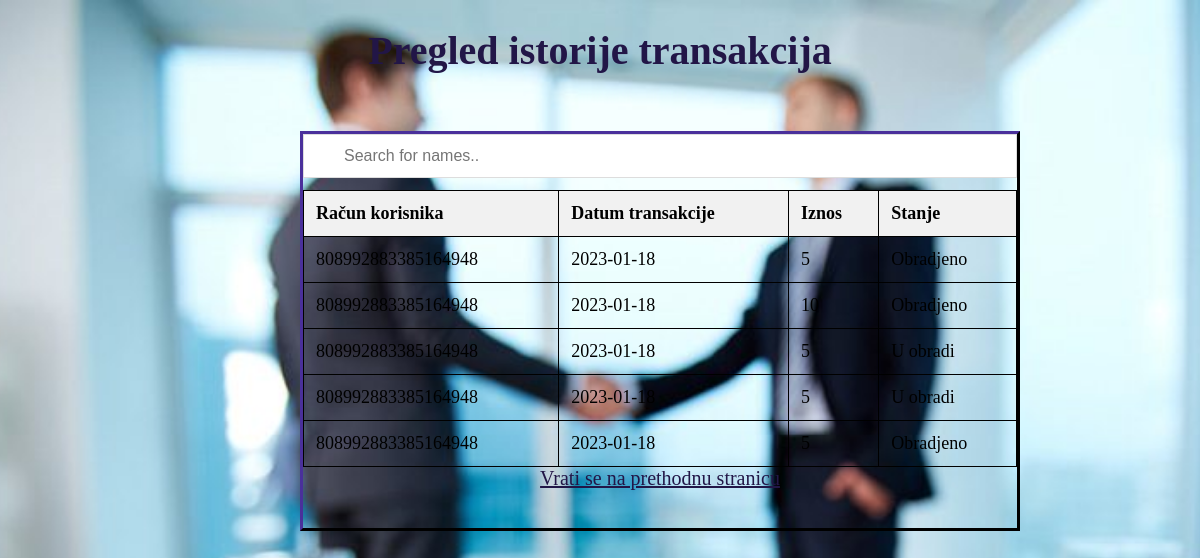
Before: /history with the older database file.
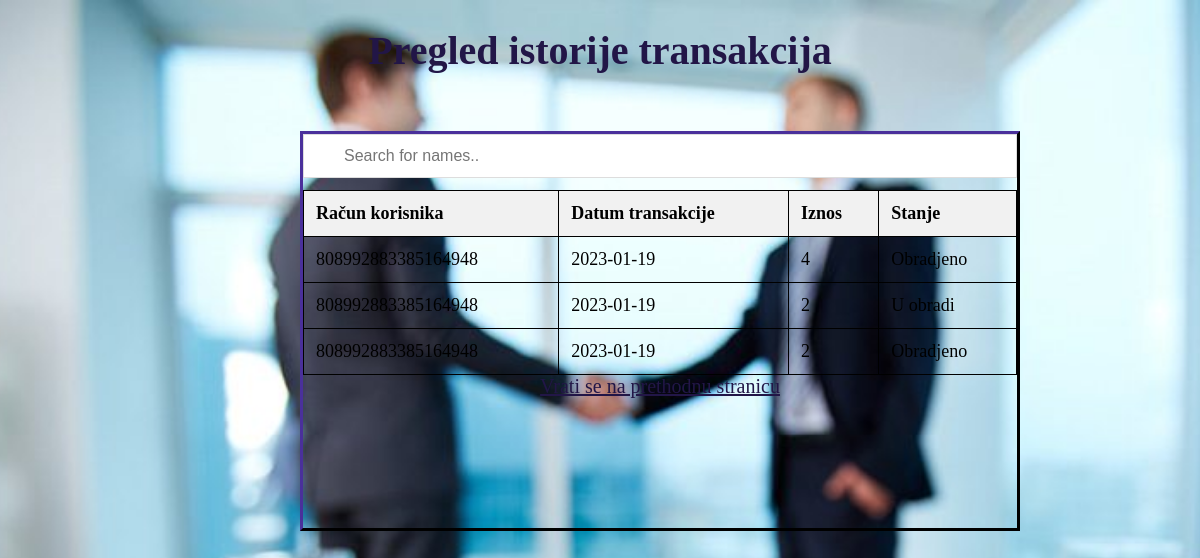
After: the same page with the newer database file.
### database_models.py (models this page shows)
class Transaction(db.Model, Transaction.Transaction):
    id = db.Column(db.Integer, primary_key=True)
    transaction_number = db.Column(db.Integer, primary_key=True)
    sender = db.Column(db.String(20), nullable=False)
    receiver = db.Column(db.String(20), nullable=False)
    date = db.Column(db.Date, nullable=False)
    state = db.Column(db.String(20), nullable=False)  # TODO napravi sa enumom
    amount = db.Column(db.Integer, nullable=False)

### transaction.py (the view)
@transactions.route('/history', methods=['GET', 'POST'])
def history():
    transaction_list = Transaction.query.all()
    return render_template("history.html", data=transaction_list)

### templates/history.html (shortened to what this page needs)
<!DOCTYPE html>
<html lang="en">
<head>
</head>
<body onload="Sort()" >
  <h1>Pregled istorije transakcija</h1>
  <div class="myDiv">
    <input type="text" id="myInput" onkeyup="myFunction()" placeholder="Search for names.." title="Type in a name">
    <table class="fdt-datatable" id="myTable" name="resulttable">
        <thead>
          <tr class="header">
            <th class="sortable">Račun korisnika</th>
            <th class="sortable" >Datum transakcije</th>
            <th class="sortable">Iznos</th>
            <th class="sortable">Stanje</th>
         </tr>
        </thead>
        <tbody id="resulttable_body">
        {% for item in data %}
          <tr>
              <td>{{item.receiver}}</td>
              <td>{{item.date}}</td>
              <td>{{item.amount}}</td>
              <td>{{item.state}}</td>
          </tr>
        {% endfor %}
         </tbody>
    </table>
      <a href="{{url_for('transactions.back')}}">Vrati se na prethodnu stranicu </a>
  </div>
</body>
</html>

### templates/history.html (style rules this page uses)
* { box-sizing: border-box; }
#myInput { background-image: url('/css/searchicon.png'); background-position: 10px 10px; background-repeat: no-repeat; width: 100%; font-size: 16px; padding: 12px 20px 12px 40px; border: 1px solid #ddd; margin-bottom: 12px; }
#myTable { border-collapse: collapse; width: 100%; border: 1px solid #ddd; font-size: 18px; }
#myTable th, #myTable td { text-align: left; padding: 12px; }
#myTable tr { border-bottom: 1px solid #ddd; }
#myTable tr.header, #myTable tr:hover { background-color: #f1f1f1; }
body, html { height: 100%; margin: 0; background: center/cover url("../static/bank.jpg") fixed no-repeat; }
a:link, a:visited { color: #221647; text-decoration: underline; cursor: pointer; font-size:20px; font-family: serif; }
h1 { text-align: center; font-size: 40px; color: #221647; font-family: serif; }
.myDiv { height: 400px; width: 60%; border: 3px outset #221647 ; text-align: center; position: relative; top: 30px; left: 300px; }
table, th, td { border:1px solid black; }

Changed rows visible on the page:
removed Transaction: receiver "808992883385164948", date "2023-01-18", amount "5", state "Obradjeno"
removed Transaction: receiver "808992883385164948", date "2023-01-18", amount "10", state "Obradjeno"
removed Transaction: receiver "808992883385164948", date "2023-01-18", amount "5", state "U obradi"
removed Transaction: receiver "808992883385164948", date "2023-01-18", amount "5", state "U obradi"
removed Transaction: receiver "808992883385164948", date "2023-01-18", amount "5", state "Obradjeno"
added Transaction: receiver "808992883385164948", date "2023-01-19", amount "4", state "Obradjeno"
added Transaction: receiver "808992883385164948", date "2023-01-19", amount "2", state "U obradi"
added Transaction: receiver "808992883385164948", date "2023-01-19", amount "2", state "Obradjeno"
